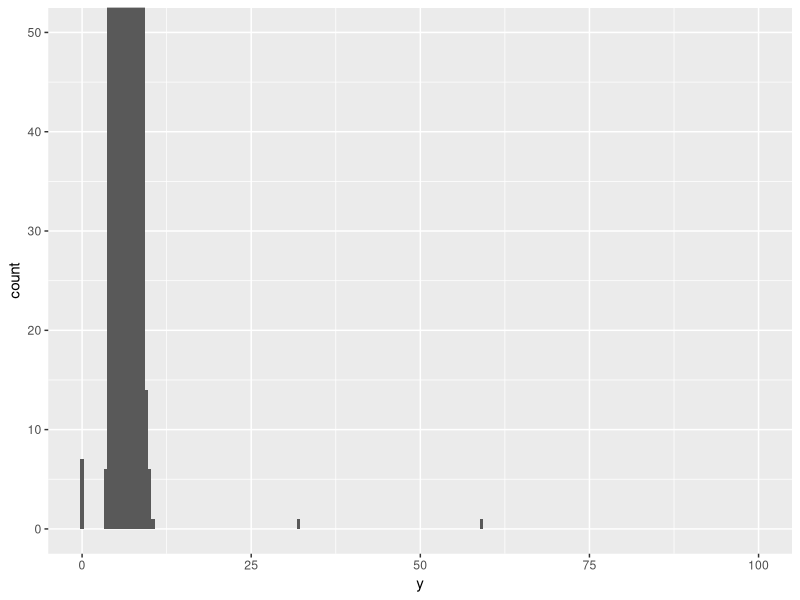
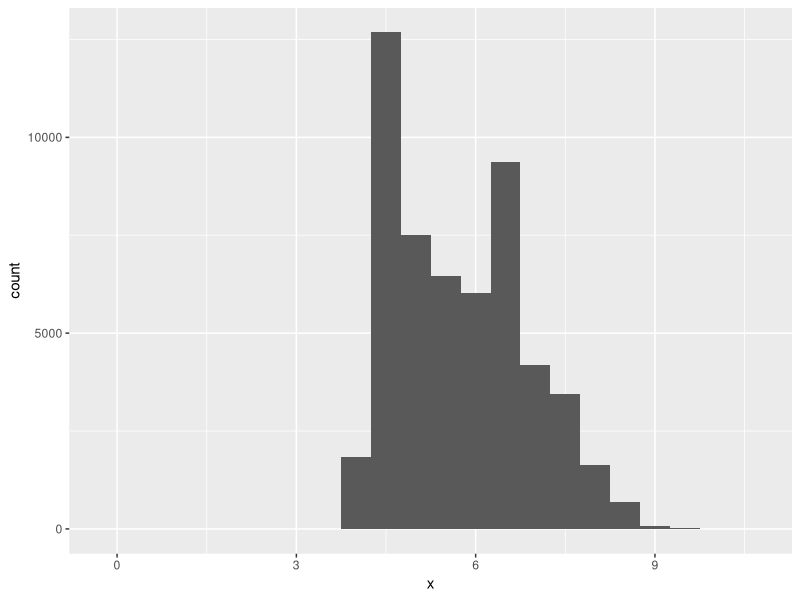
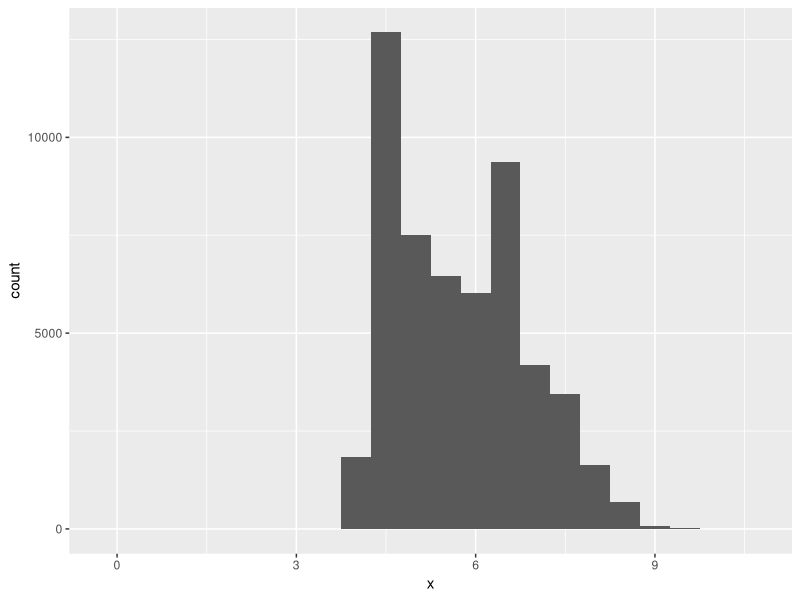
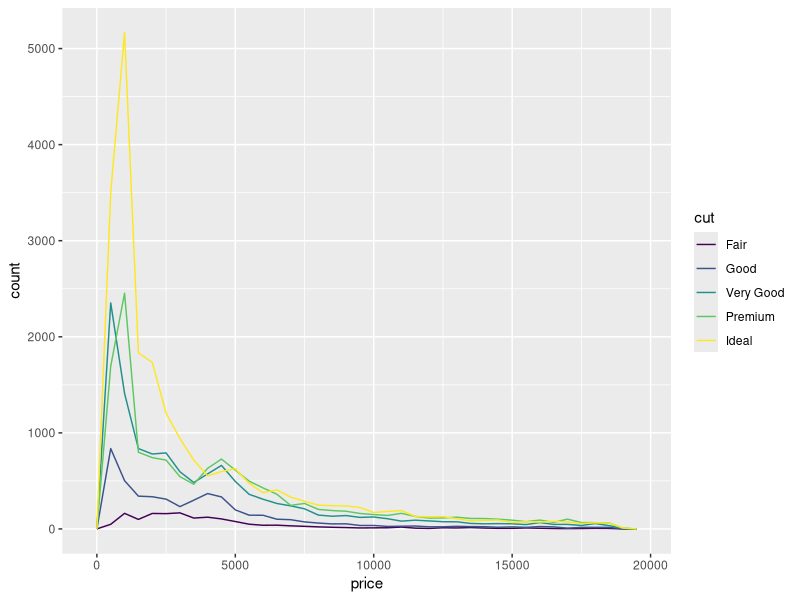
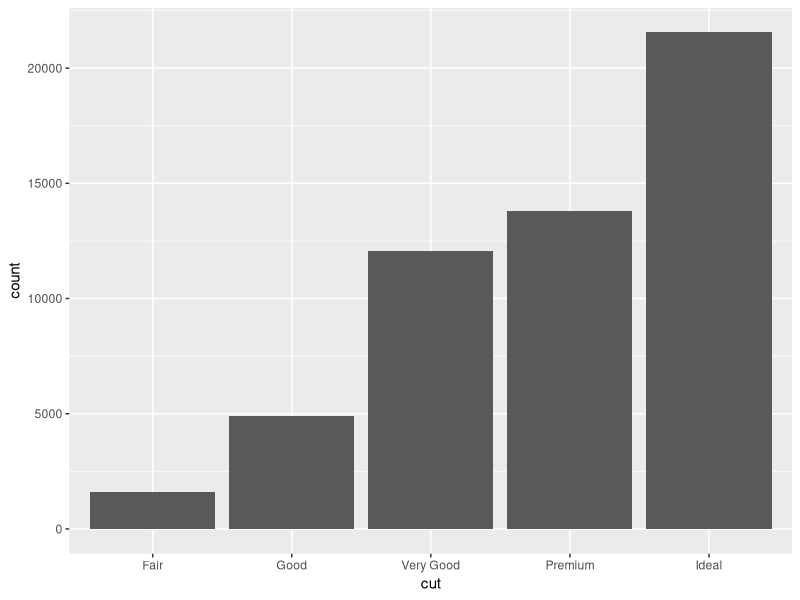
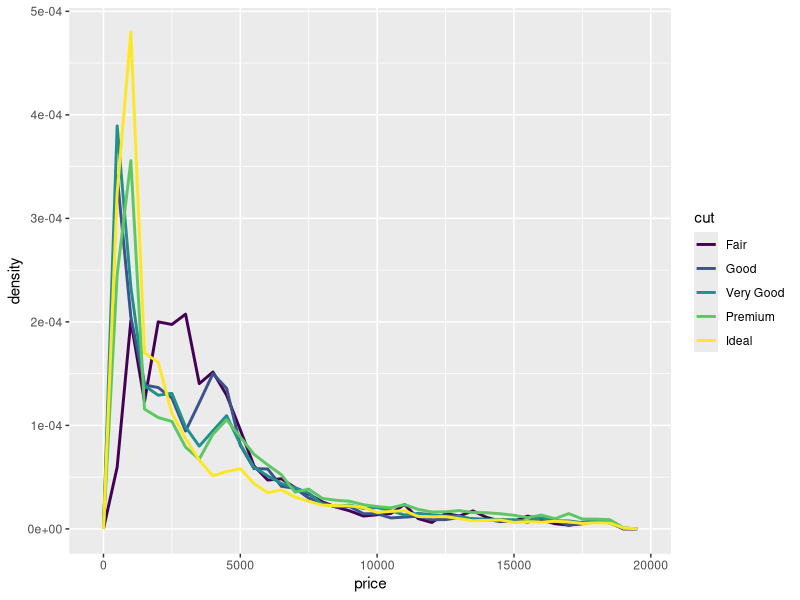
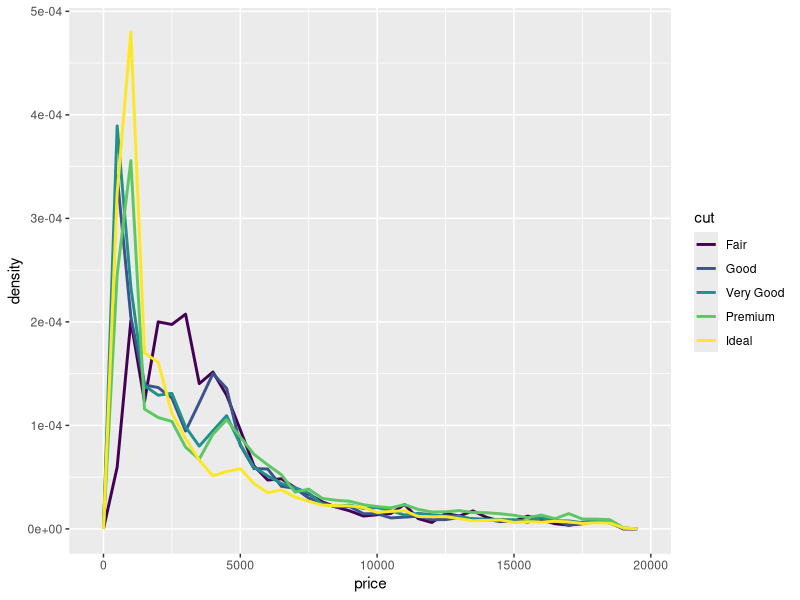
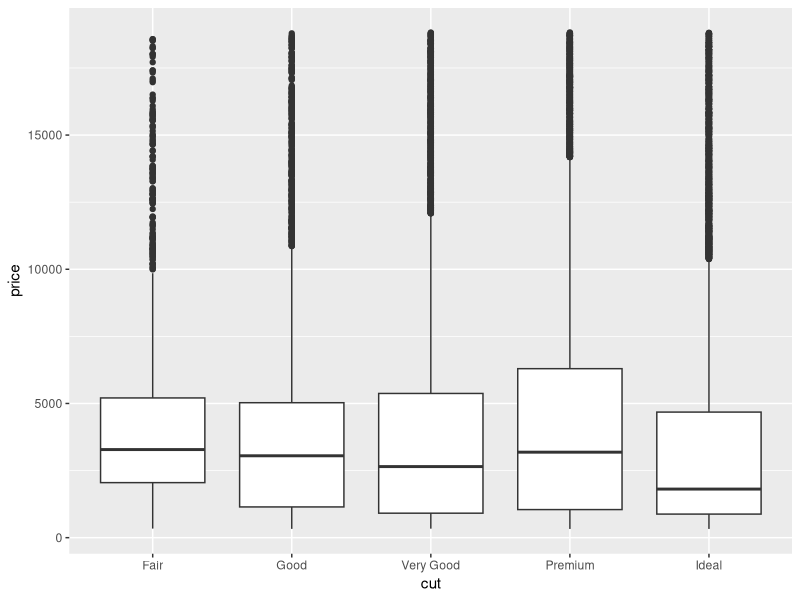

Reproduce these figures in R, in order.
# J. Willms, Nov 2019
# Modul: Programmierung für statistische Datenanalyse
#
# Quelltexte: R4DS: Exploratory Data Analysis
# siehe auch: https://r4ds.had.co.nz/exploratory-data-analysis.html






library(tidyverse)

ggplot(diamonds) + 
  geom_histogram(mapping = aes(x = y), binwidth = 0.5) +
  coord_cartesian(xlim = c(0, 100), ylim = c(0, 50))

 
# 7.3.4 Exercises
diamonds %>% select(x) %>% 
  ggplot() + 
  geom_histogram(mapping = aes(x = x), binwidth = 0.5)
  
diamonds  %>% 
  ggplot() + 
  geom_histogram(mapping = aes(x = x), binwidth = 0.5)

             

### 7.5 Covariation  ######
## 7.5.1 A categorical and continuous variable ######
ggplot(data = diamonds, mapping = aes(x = price)) + 
  geom_freqpoly(mapping = aes(colour = cut), binwidth = 500)

ggplot(diamonds) + 
  geom_bar(mapping = aes(x = cut))


ggplot(data = diamonds, mapping = aes(x = price, y = ..density..)) + 
  geom_freqpoly(mapping = aes(colour = cut), binwidth = 500, size = 1)

## JW: alternativ 
ggplot(diamonds, aes(x=price, stat(density))) + 
  geom_freqpoly(mapping = aes(colour = cut), binwidth = 500, size = 1)


ggplot(data = diamonds, mapping = aes(x = cut, y = price)) +
  geom_boxplot()

ggplot(data = mpg, mapping = aes(x = class, y = hwy)) +
  geom_boxplot()


ggplot(data = mpg) +
  geom_boxplot(mapping = aes(x = reorder(class, hwy, FUN = median), y = hwy))

str(reorder(mpg$class, mpg$hwy, FUN = median))



###  7.5.2 Two categorical variables  ####
ggplot(data = diamonds) +
  geom_count(mapping = aes(x = cut, y = color))

ggplot(data = diamonds) +
  geom_count(mapping = aes(x = cut, y = fct_rev(color))) +
  xlab("Schliff") + ylab("Farbe (-> besser)")



diamonds %>%
  count(color, cut)

diamonds %>% 
  count(color, cut) %>%  
  ggplot(mapping = aes(x = color, y = cut)) +
  geom_tile(mapping = aes(fill = n))


### 7.5.3 Two continuous variables ##########

ggplot(data = diamonds) +
  geom_point(mapping = aes(x = carat, y = price))


ggplot(data = diamonds) +
  geom_point(mapping = aes(x = carat, y = price), alpha = 0.01)

ggplot(data = diamonds[1:100,]) +
  geom_point(mapping = aes(x = carat, y = price), alpha = 0.01)


dd <- diamonds[1:10000,]

ggplot(data = dd) +
  geom_point(mapping = aes(x = carat, y = price), alpha = 0.01)
dd

smaller <- diamonds %>% 
  filter(carat < 3)

ggplot(data = smaller) +
  geom_bin2d(mapping = aes(x = carat, y = price))

# install.packages("hexbin")
ggplot(data = smaller) +
  geom_hex(mapping = aes(x = carat, y = price))


ggplot(data = smaller, mapping = aes(x = carat, y = price)) + 
  geom_boxplot(mapping = aes(group = cut_width(carat, 0.1)))

########  Zusammenfassung 7.5 ###############

### A  continuous variable bro

### A categorical and continuous variable
# geom_boxplot()  |  cat ~ cont:  Verteilung von cont

# geom_freqpoly() |  cat ~ "count"  |  price ~ count Überlagerung: color=cut
# geom_bar()      |  cat ~ "count"


### A categorical and categorical variable
#  geom_count()  | cat ~ cat:   count entspricht Punktgröße
#  count() %>%  geom_tile()   fill=n  

### A continuous and continuous variable
# geom_point()  |  cont ~ cont:   (Dichte der einzlnen Punkte)
# --- Using bins:
# geom_bin2d()                    (Farbe entspricht count)
# geom_hex()

# cont in cat umwandeln
# aes(group = cut_width(carat, 0.1))) 



######## 7.6 Patterns and models   ###############
ggplot(data = faithful) + 
  geom_point(mapping = aes(x = eruptions, y = waiting))

 
mod <- lm(log(price) ~ log(carat), data = diamonds)
str(mod$residuals)


library(modelr)
diamonds2 <- diamonds %>% 
  add_residuals(mod) %>% 
  mutate(resid = exp(resid))

diamonds2

ggplot(data = diamonds2) + 
  geom_point(mapping = aes(x = carat, y = resid))
ggplot(data = diamonds2) + 
  geom_boxplot(mapping = aes(x = cut, y = resid))

##___________ JW_______ wieso log() ?

mod3 <- lm(price ~ carat, data = diamonds)
str(mod3$residuals)
diamonds3 <- diamonds %>% 
  add_residuals(mod3)  
diamonds3

ggplot(data = diamonds3) + 
  geom_point(mapping = aes(x = carat, y = resid))
ggplot(data = diamonds3) + 
  geom_boxplot(mapping = aes(x = cut, y = resid))
